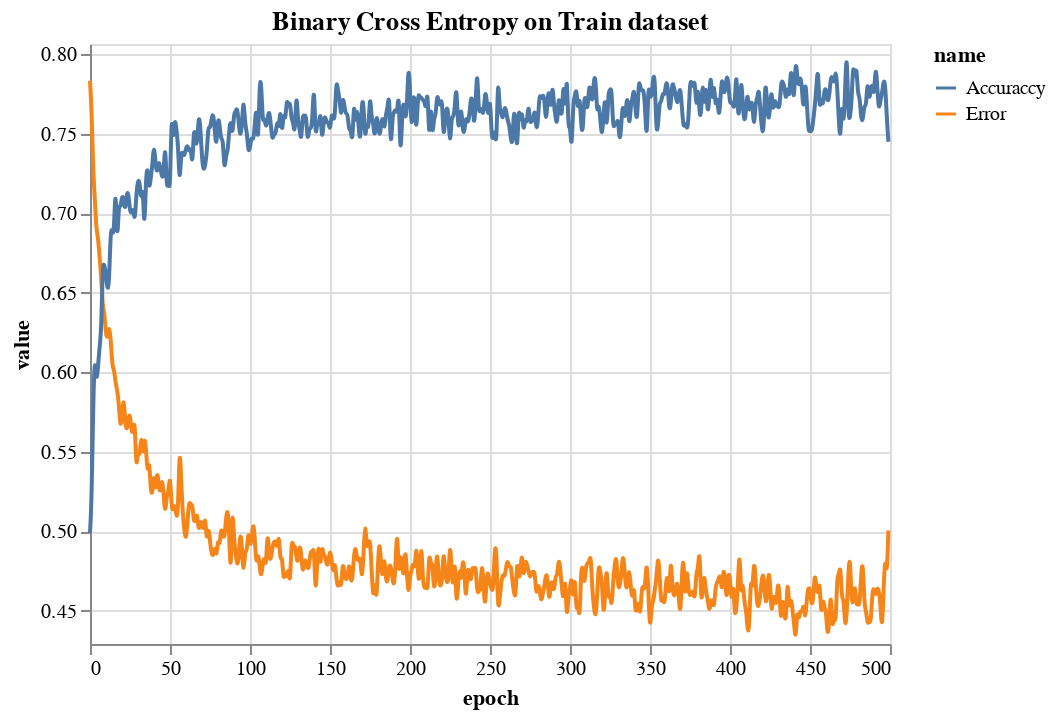

Notebook code cell kept with this figure:
### Markdown cell above
![image.png](./network.png)

### Code cell
from tensorflow.keras.models import Sequential, Model
from tensorflow.keras.layers import Activation, Dense, Dropout, BatchNormalization, Input
from tensorflow.keras.optimizers import Adam

inputs = Input(name='inputs', shape=[x_train.shape[1],])
layer = Dense(12, name='FC1')(inputs)
layer = BatchNormalization(name='BC1')(layer)
layer = Activation('relu', name='Activation1')(layer)
layer = Dropout(0.3, name='Dropout1')(layer)
layer = Dense(6, name='FC2')(layer)
layer = BatchNormalization(name='BC2')(layer)
layer = Activation('relu', name='Activation2')(layer)
layer = Dropout(0.3, name='Dropout2')(layer)
layer = Dense(1, name='OutLayer')(layer)
layer = Activation('sigmoid', name='sigmoid')(layer)
model = Model(inputs=inputs, outputs=layer)

model.compile(loss='binary_crossentropy', optimizer='adam', metrics=['accuracy'])
historic = model.fit(x=x_train, y=y_train, epochs=500, verbose=0)

loss_df = pd.DataFrame({
    'loss': historic.history["loss"],
    'epoch': [i for i,x in enumerate(historic.history["loss"])],
    "name": "Error"
})

accuraccy_df = pd.DataFrame({
    'accuraccy': historic.history["accuracy"],
    'epoch': [i for i,x in enumerate(historic.history["accuracy"])],
    "name": "Accuraccy"
})


alt1 = alt.Chart(loss_df, title="Binary Cross Entropy on Train dataset").mark_line(interpolate='basis').encode(
    x = 'epoch',
    y = alt.Y('loss', title='value', scale=alt.Scale(domain=[min(historic.history["loss"]), max(historic.history["loss"])])),
    color = "name"
)
alt2 = alt.Chart(accuraccy_df).mark_line(interpolate='basis').encode(
    x='epoch',
    y = alt.Y('accuraccy', title='value', scale=alt.Scale(domain=[min(historic.history["accuracy"]), max(historic.history["accuracy"])])),
    color = "name"
)

alt1 + alt2

### Figure 1 — Vega-Lite specification as saved in the notebook (floating-point values rounded to 4 significant figures; data arrays with more than 128 entries replaced by an {"elided": "..."} marker saying what was removed)
{"config": {"view": {"continuousWidth": 400, "continuousHeight": 300}}, "layer": [{"data": {"name": "data-d3b1e0a304c0750d45a3d9b43b431600"}, "mark": {"type": "line", "interpolate": "basis"}, "encoding": {"color": {"field": "name", "type": "nominal"}, "x": {"field": "epoch", "type": "quantitative"}, "y": {"field": "loss", "scale": {"domain": [0.4291, 0.7832]}, "title": "value", "type": "quantitative"}}, "title": "Binary Cross Entropy on Train dataset"}, {"data": {"name": "data-972c8d20f28c28a3358b1106c2020516"}, "mark": {"type": "line", "interpolate": "basis"}, "encoding": {"color": {"field": "name", "type": "nominal"}, "x": {"field": "epoch", "type": "quantitative"}, "y": {"field": "accuraccy", "scale": {"domain": [0.4991, 0.8063]}, "title": "value", "type": "quantitative"}}}], "$schema": "https://vega.github.io/schema/vega-lite/v4.17.0.json", "datasets": {"data-d3b1e0a304c0750d45a3d9b43b431600": {"elided": "500 records"}, "data-972c8d20f28c28a3358b1106c2020516": {"elided": "500 records"}}}
